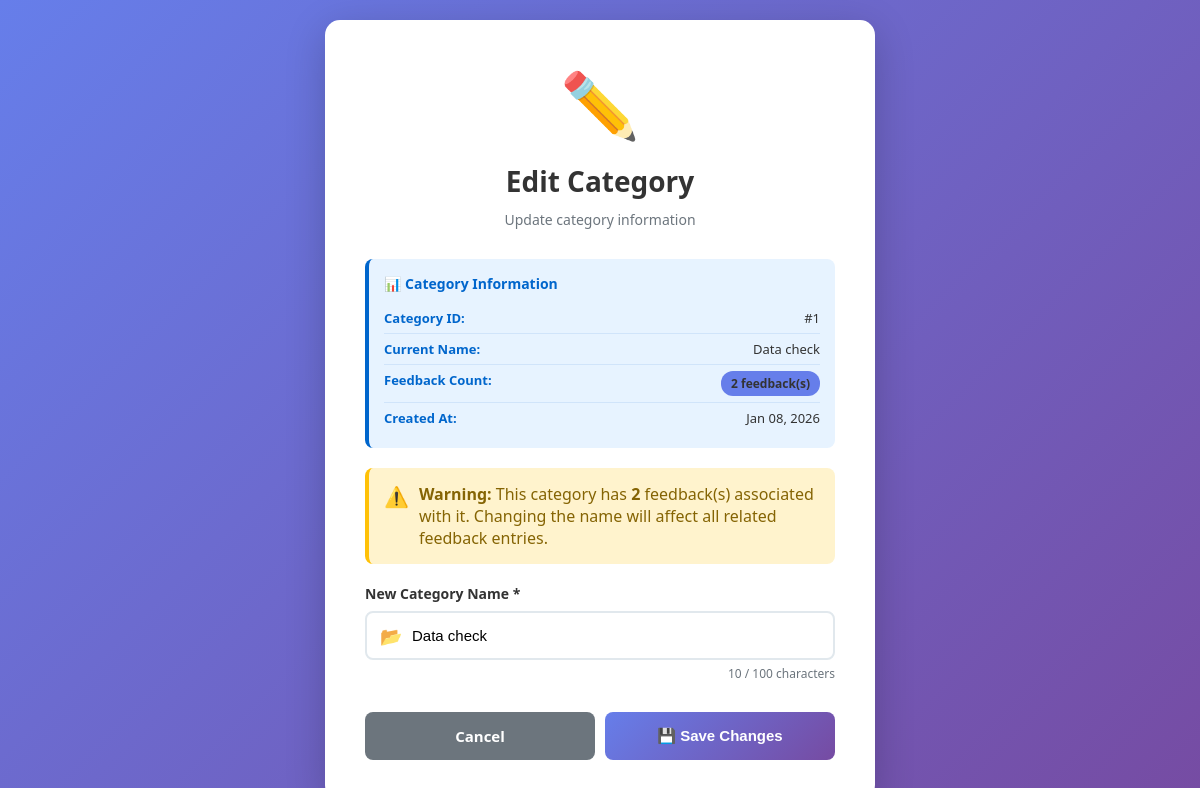
Screenshot of /category/edit_category.php?id=1 (signed in) with the database file from the repository.
### tables this page shows
CREATE TABLE `category` (
  `category_id` int(11) NOT NULL,
  `category_name` varchar(255) NOT NULL,
  `created_at` timestamp NOT NULL DEFAULT current_timestamp()
);

### category/edit_category.php (the view, shortened to what this page needs)
<?php
include('../db/db.php');
$category_id = intval($_GET['id']);
$sql = "SELECT c.*,
        (SELECT COUNT(*) FROM feedback WHERE category_id = c.category_id) as feedback_count
        FROM category c
        WHERE c.category_id = ?";
$stmt = $conn->prepare($sql);
$stmt->bind_param("i", $category_id);
$stmt->execute();
$result = $stmt->get_result();
if ($result->num_rows > 0) {
    $category = $result->fetch_assoc();
} else {
    $_SESSION['error'] = "Category not found.";
    header('Location: manage_category.php');
    exit;
}
?>
<!DOCTYPE html>
<html lang="en">
<head>
</head>
<body>
<div class="container">
    <div class="header">
        <div class="icon">✏️</div>
        <h2>Edit Category</h2>
        <p>Update category information</p>
    </div>
    <div class="info-box">
        <h4>📊 Category Information</h4>
        <div class="info-item">
            <span>Category ID:</span>
            <span>#<?php echo htmlspecialchars($category['category_id']); ?></span>
        </div>
        <div class="info-item">
            <span>Current Name:</span>
            <span><?php echo htmlspecialchars($category['category_name']); ?></span>
        </div>
        <div class="info-item">
            <span>Feedback Count:</span>
            <span class="badge"><?php echo $category['feedback_count']; ?> feedback(s)</span>
        </div>
        <div class="info-item">
            <span>Created At:</span>
            <span><?php echo date('M d, Y', strtotime($category['created_at'])); ?></span>
        </div>
    </div>
    <?php if ($category['feedback_count'] > 0): ?>
    <div class="warning">
        <span class="warning-icon">⚠️</span>
        <div>
            <strong>Warning:</strong> This category has <strong><?php echo $category['feedback_count']; ?></strong> feedback(s) associated with it. Changing the name will affect all related feedback entries.
        </div>
    </div>
    <?php endif; ?>
    <form method="POST" action="" id="categoryForm">
        <div class="form-group">
            <label for="category_name">New Category Name *</label>
            <div class="input-wrapper">
                <span class="input-icon">📂</span>
                <input
                    type="text"
                    id="category_name"
                    name="category_name"
                    required
                    minlength="3"
                    maxlength="100"
                    placeholder="Enter new category name"
                    value="<?php echo isset($_POST['category_name']) ? htmlspecialchars($_POST['category_name']) : htmlspecialchars($category['category_name']); ?>"
                    oninput="updateCharCount()"
                >
            </div>
            <div class="char-count">
                <span id="charCount">0</span> / 100 characters
            </div>
        </div>
        <div class="button-group">
            <a href="manage_category.php" class="btn btn-secondary">Cancel</a>
            <button type="submit" class="btn btn-primary">💾 Save Changes</button>
        </div>
    </form>
</div>
</body>
</html>

### category/edit_category.php (style rules this page uses)
* { margin: 0; padding: 0; box-sizing: border-box; }
body { font-family: 'Segoe UI', Tahoma, Geneva, Verdana, sans-serif; background: linear-gradient(135deg, #667eea 0%, #764ba2 100%); min-height: 100vh; display: flex; align-items: center; justify-content: center; padding: 20px; }
.container { background: white; border-radius: 15px; box-shadow: 0 10px 40px rgba(0,0,0,0.2); max-width: 550px; width: 100%; padding: 40px; }
.header { text-align: center; margin-bottom: 30px; }
.header .icon { font-size: 64px; margin-bottom: 15px; }
.header h2 { font-size: 28px; color: #333; margin-bottom: 10px; }
.header p { color: #6c757d; font-size: 14px; }
.info-box { background: #e7f3ff; border-left: 4px solid #0066cc; padding: 15px; border-radius: 8px; margin-bottom: 20px; }
.info-box h4 { font-size: 14px; color: #0066cc; margin-bottom: 10px; font-weight: 600; }
.info-item { display: flex; justify-content: space-between; padding: 6px 0; font-size: 13px; color: #333; border-bottom: 1px solid rgba(0, 102, 204, 0.1); }
.info-item:last-child { border-bottom: none; }
.info-item span:first-child { font-weight: 600; color: #0066cc; }
.info-item span:last-child { color: #333; }
.warning { background-color: #fff3cd; color: #856404; padding: 15px; border-radius: 8px; margin-bottom: 20px; border-left: 4px solid #ffc107; display: flex; align-items: flex-start; gap: 10px; }
.warning-icon { font-size: 20px; flex-shrink: 0; }
.form-group { margin-bottom: 25px; }
label { display: block; margin-bottom: 8px; font-weight: 600; color: #333; font-size: 14px; }
.input-wrapper { position: relative; }
.input-icon { position: absolute; left: 15px; top: 50%; transform: translateY(-50%); color: #6c757d; font-size: 18px; }
input[type="text"] { width: 100%; padding: 14px 14px 14px 45px; border: 2px solid #e1e8ed; border-radius: 8px; font-size: 15px; transition: all 0.3s ease; }
.char-count { text-align: right; font-size: 12px; color: #6c757d; margin-top: 5px; }
.button-group { display: flex; gap: 10px; margin-top: 30px; }
.btn { flex: 1; padding: 14px 24px; border-radius: 8px; font-weight: 600; font-size: 15px; cursor: pointer; transition: all 0.3s ease; border: none; text-decoration: none; text-align: center; display: inline-block; }
.btn-primary { background: linear-gradient(135deg, #667eea 0%, #764ba2 100%); color: white; }
.btn-secondary { background: #6c757d; color: white; }
.badge { display: inline-block; padding: 4px 10px; border-radius: 12px; font-size: 12px; font-weight: 600; background: #667eea; color: white; }

### rows the page displays
category: category_id "1", category_name "Data check", created_at "Jan 08, 2026"

### other values shown
$category['feedback_count'] "2"
